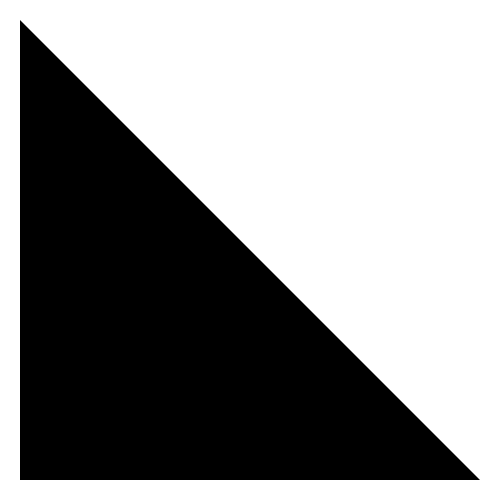
Frame 1 (no input)
Frame 60 (the mouse pressed at the canvas centre just before this capture): identical to frame 1, image omitted
Frame 120 (the mouse held since frame 60 and released just before this capture): identical to frame 1, image omitted

The Processing sketch that drew this single still picture (run headless with seeded random() and noise(); from frame 60 on, the mouse is pressed at the canvas centre):

// Processing sketch: practice1
// ── practice1.pde
void setup() {
    size(500, 500);
    noStroke();
}
void draw() {
    background(255);
    fill(0);
    switch (key) {
    case '2':
        ellipse(width / 2, height / 2, 400, 400);
        //break;
    case '1':
        rect(10, 10, width / 3 - 20, height / 3 - 20);
        break;
    default:
        triangle(20, 20, width - 20, height - 20, 20, height - 20);
        break;
    }
}
